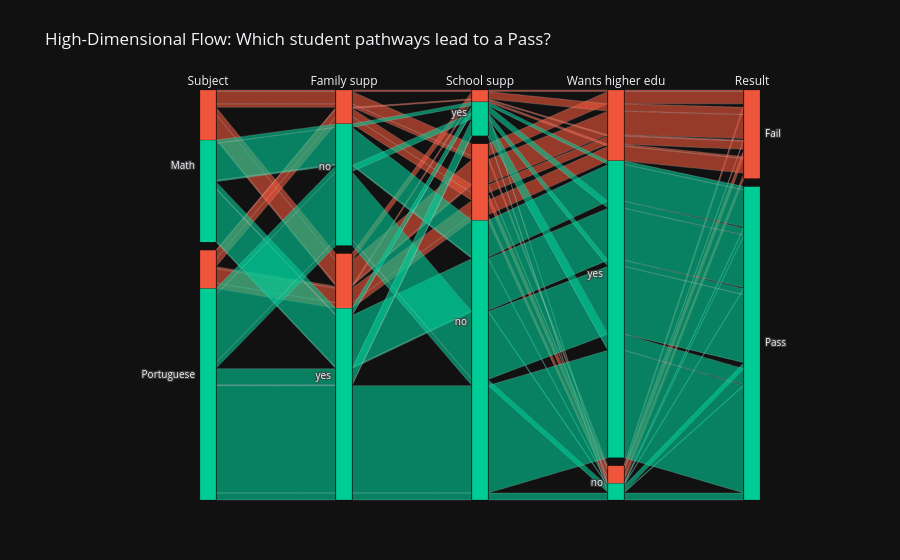

Notebook code cell kept with this figure:
### Code cell
path_df = combo[['subject', 'famsup', 'schoolsup', 'higher', 'result', 'result_num']].copy()
fig = px.parallel_categories(
    path_df,
    dimensions=['subject', 'famsup', 'schoolsup', 'higher', 'result'],
    color='result_num',
    color_continuous_scale=['#EF553B', '#00CC96'],
    labels={'subject': 'Subject', 'famsup': 'Family supp',
            'schoolsup': 'School supp', 'higher': 'Wants higher edu',
            'result': 'Result'},
    title='High-Dimensional Flow: Which student pathways lead to a Pass?')
fig.update_layout(margin=dict(l=160, r=100, t=90, b=60),
                  coloraxis_showscale=False, template='plotly_dark')
fig.show()

### Figure 1 — Plotly figure (JSON) as saved in the notebook; plotly's stock layout.template omitted (floating-point values rounded to 4 significant figures; data arrays with more than 128 entries replaced by an {"elided": "..."} marker saying what was removed)
{"data": [{"dimensions": [{"label": "Subject", "values": {"elided": "1044 str values"}}, {"label": "Family supp", "values": {"elided": "1044 str values"}}, {"label": "School supp", "values": {"elided": "1044 str values"}}, {"label": "Wants higher edu", "values": {"elided": "1044 str values"}}, {"label": "Result", "values": {"elided": "1044 str values"}}], "domain": {"x": [0, 1], "y": [0, 1]}, "line": {"color": {"elided": "1044 int values"}, "coloraxis": "coloraxis"}, "name": "", "type": "parcats"}], "layout": {"coloraxis": {"colorbar": {"title": {"text": "result_num"}}, "colorscale": [[0, "#EF553B"], [1, "#00CC96"]], "showscale": false}, "legend": {"tracegroupgap": 0}, "margin": {"b": 60, "l": 160, "r": 100, "t": 90}, "title": {"text": "High-Dimensional Flow: Which student pathways lead to a Pass?"}}}
